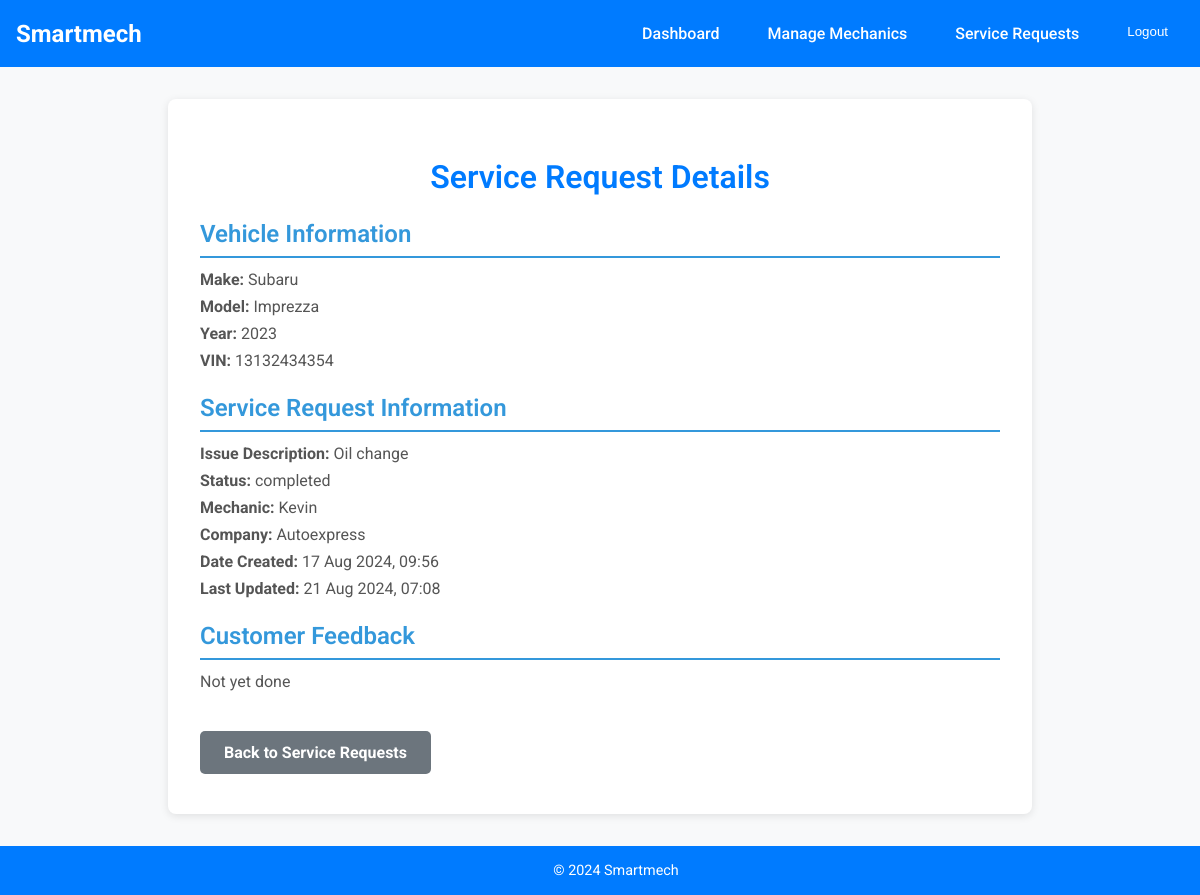
Screenshot of /accounts/service-requests/5/ (signed in) with the database file from the repository.
### accounts/models.py (models this page shows, shortened)
class ServiceRequest(models.Model):
    owner = models.ForeignKey(VehicleOwner, related_name='service_requests', on_delete=models.CASCADE)
    mechanic = models.ForeignKey(Mechanic, related_name='service_requests', on_delete=models.SET_NULL, null=True, blank=True)
    company = models.ForeignKey(AutoRepairCompany, related_name='service_requests', on_delete=models.SET_NULL, null=True, blank=True)
    vehicle = models.ForeignKey(Vehicle, related_name='service_requests', on_delete=models.CASCADE)
    issue_description = models.TextField()
    service_type = models.CharField(max_length=100, blank=True, null=True)  # E.g., "Oil Change", "Brake Repair"
    status = models.CharField(max_length=50, choices=[
        ('pending', 'Pending'),
        ('in_progress', 'In Progress'),
        ('completed', 'Completed')
    ], default='pending')
    created_at = models.DateTimeField(auto_now_add=True)
    updated_at = models.DateTimeField(auto_now=True)
    feedback = models.TextField(blank=True, null=True)
    rating = models.IntegerField(
        null=True,
        blank=True,
        validators=[MinValueValidator(1), MaxValueValidator(5)],
        help_text="Rate the service from 1 to 5 stars"
    )

class Vehicle(models.Model):
    owner = models.ForeignKey(VehicleOwner, related_name='vehicles', on_delete=models.CASCADE)
    make = models.CharField(max_length=100)
    license_plate =models.CharField(max_length=255, blank=True, null=True)
    model = models.CharField(max_length=100)
    year = models.IntegerField()
    vin = models.CharField(max_length=100, unique=True)  # Vehicle Identification Number
    current_status = models.CharField(max_length=255, blank=True, null=True)  # e.g., "In Service", "Available"
    warranty_info = models.CharField(max_length=255, blank=True, null=True)  # e.g., "2 years remaining"

class Mechanic(models.Model):
    user = models.OneToOneField(CustomUser, on_delete=models.CASCADE)
    phone_number = models.CharField(max_length=15, blank=True, null=True)
    specialty = models.CharField(max_length=100, blank=True, null=True)  # E.g., Engine Specialist, Brake Specialist
    experience_years = models.IntegerField(default=0)
    profile_picture = models.ImageField(upload_to='profile_pics/', blank=True, null=True)
    city = models.CharField(max_length=100, blank=True, null=True)
    state = models.CharField(max_length=100, blank=True, null=True)

class CustomUser(AbstractUser):
    USER_ROLES = (
        ('owner', 'Vehicle Owner'),
        ('mechanic', 'Mechanic'),
        ('company', 'Auto Repair Company'),
    )
    role = models.CharField(max_length=10, choices=USER_ROLES, default='owner')

class AutoRepairCompany(models.Model):
    user = models.OneToOneField(CustomUser, on_delete=models.CASCADE)
    name = models.CharField(max_length=255)
    address = models.CharField(max_length=255)
    phone_number = models.CharField(max_length=15, blank=True, null=True)
    website = models.URLField(blank=True, null=True)

### accounts/views.py (the view)
# urls.py: path('service-requests/<int:pk>/', views.service_request_detail, name='service_request_detail'),
@login_required
def service_request_detail(request, pk):
    service_request = get_object_or_404(ServiceRequest, pk=pk)
    return render(request, 'service_requests/detail.html', {'service_request': service_request})

### accounts/templates/service_requests/detail.html (shortened to what this page needs)
{% extends 'base.html' %}
{% block content %}
<div class="service-request-detail-container">
    <h2>Service Request Details</h2>
    <div class="vehicle-info">
        <h3>Vehicle Information</h3>
        <p><strong>Make:</strong> {{ service_request.vehicle.make }}</p>
        <p><strong>Model:</strong> {{ service_request.vehicle.model }}</p>
        <p><strong>Year:</strong> {{ service_request.vehicle.year }}</p>
        <p><strong>VIN:</strong> {{ service_request.vehicle.vin }}</p>
    </div>
    <div class="service-request-info">
        <h3>Service Request Information</h3>
        <p><strong>Issue Description:</strong> {{ service_request.issue_description }}</p>
        <p><strong>Status:</strong> {{ service_request.status }}</p>
        <p><strong>Mechanic:</strong> {% if service_request.mechanic %}{{ service_request.mechanic.user.username }}{% else %}Not assigned{% endif %}</p>
        <p><strong>Company:</strong> {% if service_request.company %}{{ service_request.company.name }}{% else %}Not assigned{% endif %}</p>
        <p><strong>Date Created:</strong> {{ service_request.created_at|date:"d M Y, H:i" }}</p>
        <p><strong>Last Updated:</strong> {{ service_request.updated_at|date:"d M Y, H:i" }}</p>
    </div>
    {% if service_request.feedback %}
    <div class="feedback-section">
        <h3>Customer Feedback</h3>
        <p>{{ service_request.feedback }}</p>
    </div>
    {% endif %}
    <div class="action-buttons">
        <a href="{% url 'service_requests' %}" class="btn btn-secondary">Back to Service Requests</a>
    </div>
</div>
{% endblock %}

### accounts/static/accounts/css/style.css (style rules this page uses)
body { font-family: 'Roboto', sans-serif; background-color: #f4f4f9; margin: 0; padding: 0; color: #333; }
h1, h2, h3 { color: #333; margin-bottom: 15px; }
a { color: #3498db; text-decoration: none; }
.btn { display: inline-block; padding: 10px 20px; background-color: #3498db; color: #fff; border-radius: 5px; transition: background-color 0.3s ease; text-align: center; }
.vehicle-info h3 { margin: 0; font-size: 1.5rem; color: #007bff; }
.vehicle-info p { margin: 0.5rem 0 0; color: #666; }
.vehicle-info p { font-size: 1.1rem; margin-bottom: 0.5rem; color: #555; }
.action-buttons { display: flex; justify-content: space-between; margin-top: 2rem; }
.action-buttons .btn { padding: 0.75rem 1.5rem; border-radius: 5px; font-size: 1rem; text-align: center; text-decoration: none; color: white; background-color: #007bff; border: none; cursor: pointer; display: inline-block; transition: background-color 0.3s ease; }
.action-buttons .btn-secondary { background-color: #6c757d; }
.service-request-detail-container { max-width: 800px; margin: 2rem auto; padding: 2rem; background-color: #ffffff; border-radius: 8px; box-shadow: 0 2px 8px rgba(0, 0, 0, 0.1); }
.service-request-detail-container h2 { font-size: 2rem; font-weight: 600; margin-bottom: 1.5rem; color: #007bff; text-align: center; }
.vehicle-info, .service-request-info, .feedback-section { margin-bottom: 1.5rem; }
.vehicle-info h3, .service-request-info h3, .feedback-section h3 { font-size: 1.5rem; font-weight: 600; color: #3498db; margin-bottom: 0.75rem; border-bottom: 2px solid #3498db; padding-bottom: 0.5rem; }
.vehicle-info p, .service-request-info p, .feedback-section p { font-size: 1rem; margin: 0.5rem 0; color: #555; }
.action-buttons { display: flex; justify-content: flex-start; gap: 1rem; }
.action-buttons .btn { padding: 0.75rem 1.5rem; border-radius: 5px; font-size: 1rem; text-align: center; text-decoration: none; color: white; background-color: #007bff; border: none; cursor: pointer; transition: background-color 0.3s ease; }
.btn { display: inline-block; padding: 0.75rem 1.5rem; background-color: #007bff; color: #fff; border-radius: 5px; text-decoration: none; text-align: center; transition: background-color 0.3s ease; font-weight: bold; }
.btn-secondary { background-color: #6c757d; }

### accounts/templates/base.html (style rules this page uses)
html, body { margin: 0; padding: 0; height: 100%; font-family: 'Roboto', sans-serif; overflow-x: hidden; }
body { display: flex; flex-direction: column; background-color: #f8f9fa; color: #333; }
.btn { display: inline-block; padding: 0.5rem 1rem; background-color: #007bff; color: white; border-radius: 5px; text-decoration: none; margin: 0.5rem 0; }

### rows the page displays
ServiceRequest: vehicle.make "Subaru", vehicle.model "Imprezza", vehicle.year "2023", vehicle.vin "13132434354", issue_description "Oil change", status "completed", mechanic.user.username "Kevin", company.name "Autoexpress", created_at "17 Aug 2024, 09:56", updated_at "21 Aug 2024, 07:08", feedback "Not yet done"
